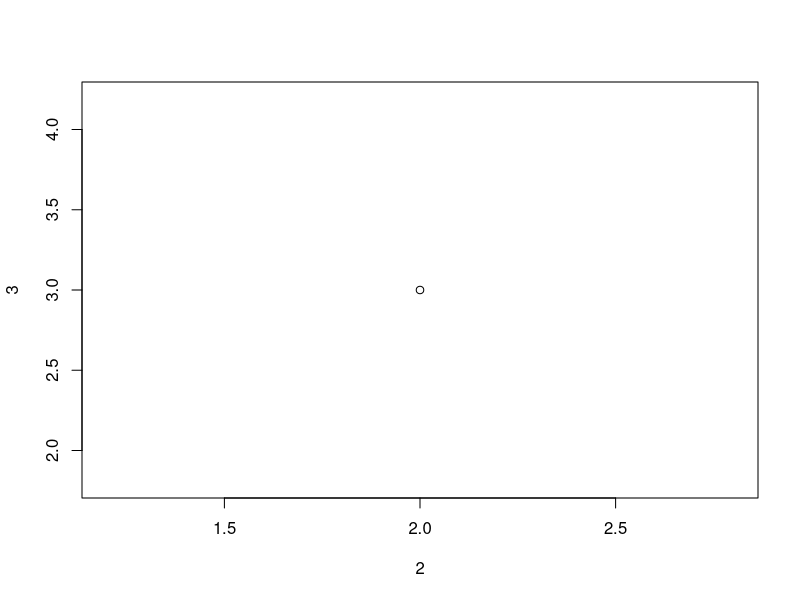
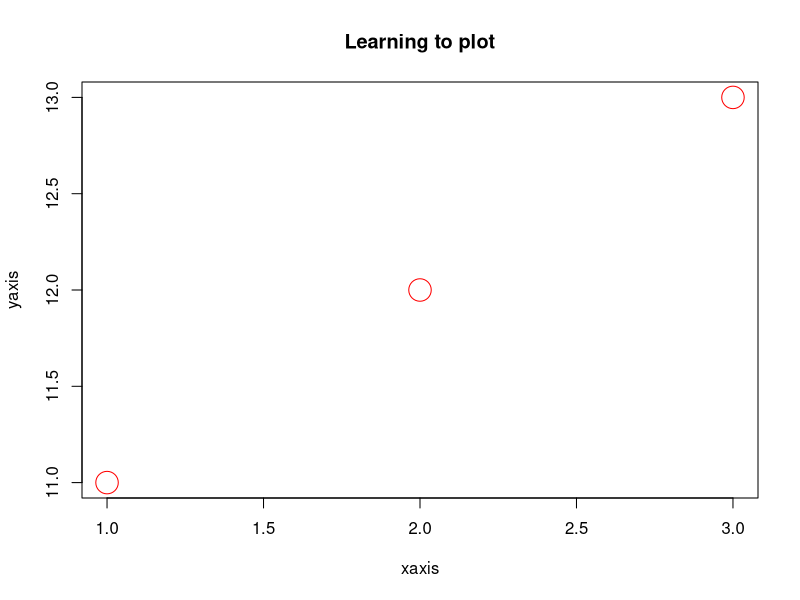
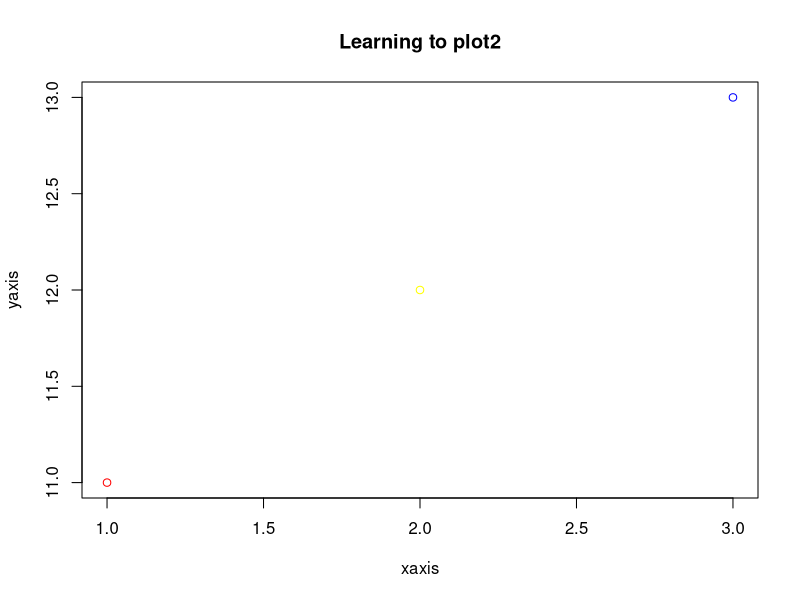
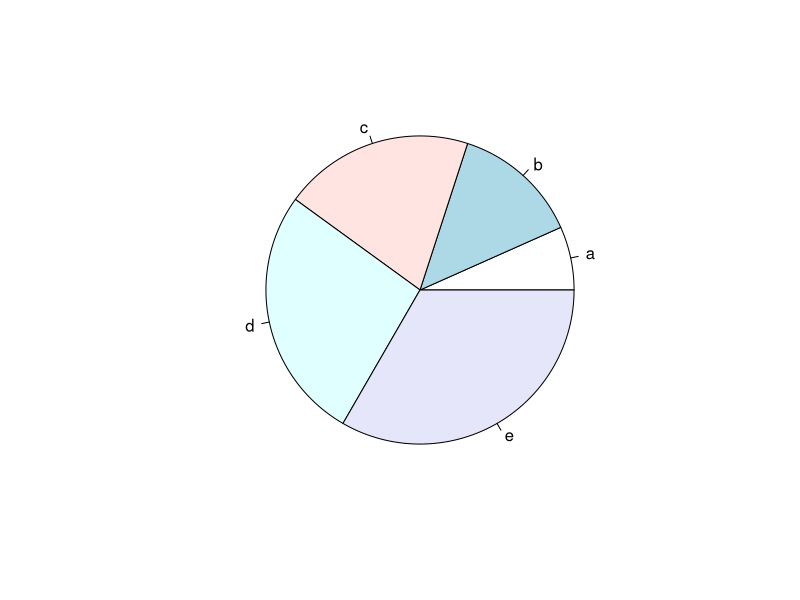
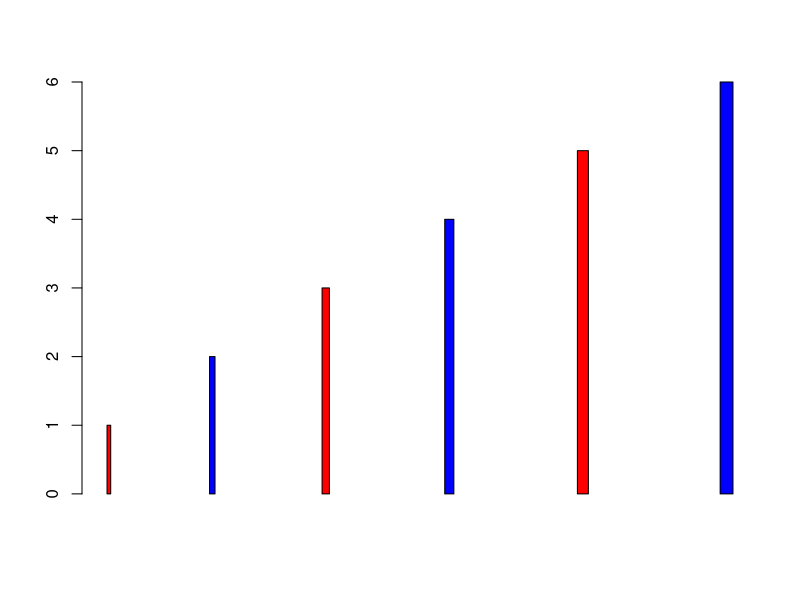

The R source for these figures, in order: (Note: this script raises an error after producing the figures.)
m = matrix(1:10, nrow=2, ncol=5)
m

n = matrix(1:10, 2,5, byrow=TRUE)
n

o = matrix(c(1,5,8,9,6),2,5)
o

o[1,2]
o[1,]
o[,1]
o[,c(1,3)] #isse 1st and 3rd column aa jayega
diag(o)

m1 = matrix(c(1,2,4,9),2,2)
m2 = matrix(c(5,3,2,3),2,2)
m1
m2
m1+m2
m1*m2 #element-wise multiplication
m1%*%m2
t(m1)
m1
det(m1)
solve(m1)

m1
m2
rbind(m1,m2)
cbind(m1,m2)

data1 = data.frame(name=c("a","b","c"), roll_no = c(1,2,3))
data2 = data.frame(name=c("aa","bb","cc"), roll_no=c(11,12,13))
data1
data2
dim(data2)
ncol(data2)
nrow(data2)
summary(data1)

#plot
plot(2,3)
c1 = c(1:3)
c2 = 11:13
plot(c1,c2, xlab = "xaxis", ylab= "yaxis", main="Learning to plot", col="red",cex=3)
plot(c1,c2, xlab = "xaxis", ylab= "yaxis", main="Learning to plot2", col=c("red", "yellow","blue"))


#pie chart
x1 = c(1,2,3,4,5)
pie(x1,label = c("a","b","c","d","e","f"))

#bar graph
x1 = c(1,2,3,4,5,6)
x2 = c(4,12,13,14,15,16) 
barplot(x1,x2, col = c("red", "blue"), width=c(2,3,4,5,6,7))

#If statement
a <- 12
b <- 14
if(b>a){
  print("b is greater than a")
}else if(b<a){
  print("a is greater than b")
}else{
  print("Both are equal")
}

p <- 1
q <- 2
r <- 3
if(p<q & q < r){
  print("Hello");
}

if(p<q | q<r){
  print("Hola");
}

#while loop
i <- 1
while(i < 6){
  print(i)
  i <- i+1
  if(i == 4){
    break;
  }
}

#next
j <- 0
while(j <= 6){
  j <- j+1
  if(j == 4){
    next
  }
  print(j)
}

#for loop
for(x in c("kiwi", "banana")){
  print(x)
}

#functions
sum1 <- function(x,y){
  x*y
}
sum1(2,3)

power<-function(x,y){
  return (x^y)
}
power(2,3)

func1 <- function(x){
  func2 <- function(y){
    a <- x+y
    return(a)
  }
   func2(2)
}
func1(5)

a1 = 2+3i
class(a1)
a2 = as.integer(a1)
class(a2)

factorial(5)

#Factorial
num <- as.integer(readline(prompt = "Enter a number"))
factorial = 1
#check no negative or positive
if(num < 0){
  print("Factorial does'nt exist")
}else if(num == 0){
  print("The factorial of 0 is 1")
}else{
  for(i in 1:num){
    factorial = factorial*i
  }
  print(paste("The factorial of",num,"is",factorial))
}









